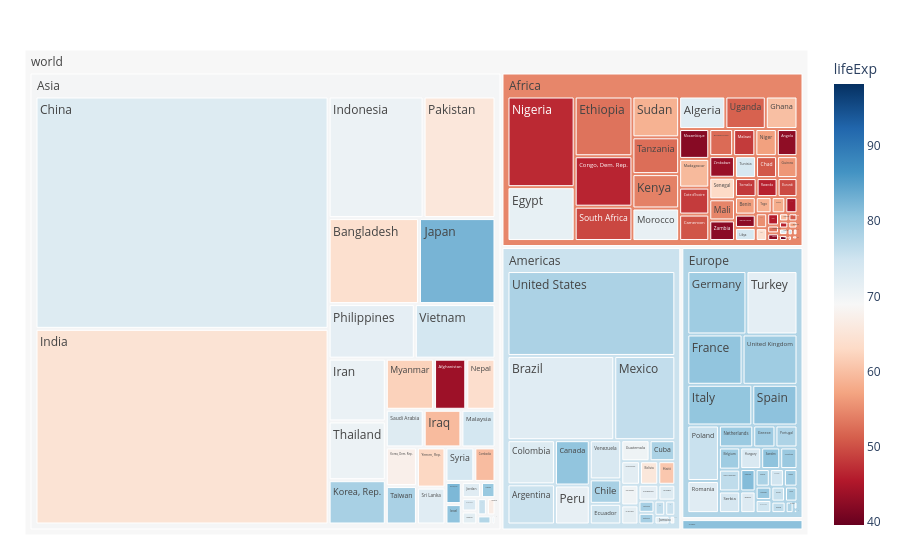

The code cell stored with this chart in its notebook:
### Code cell
import numpy as np
df = px.data.gapminder().query("year == 2007")
fig = px.treemap(df, 
                 path = [px.Constant("world"), 'continent', 'country'], 
                 values = 'pop',
                 color = 'lifeExp', 
                 hover_data = ['iso_alpha'],
                 color_continuous_scale = 'RdBu',
                 color_continuous_midpoint = np.average(df['lifeExp'], weights=df['pop']))
fig.update_layout(margin = dict(t=50, l=25, r=25, b=25))
fig.show()

### Figure 1 — Plotly figure (JSON) as saved in the notebook; plotly's stock layout.template omitted (floating-point values rounded to 4 significant figures; data arrays with more than 128 entries replaced by an {"elided": "..."} marker saying what was removed)
{"data": [{"branchvalues": "total", "customdata": {"elided": "148x2 mixed values"}, "domain": {"x": [0, 1], "y": [0, 1]}, "hovertemplate": "labels=%{label}<br>pop=%{value}<br>parent=%{parent}<br>id=%{id}<br>iso_alpha=%{customdata[0]}<br>lifeExp=%{color}<extra></extra>", "ids": {"elided": "148 str values"}, "labels": {"elided": "148 str values"}, "marker": {"coloraxis": "coloraxis", "colors": {"elided": "148 float values"}}, "name": "", "parents": {"elided": "148 str values"}, "type": "treemap", "values": {"elided": "148 float values"}}], "layout": {"coloraxis": {"autocolorscale": false, "cmid": 68.92, "colorbar": {"title": {"text": "lifeExp"}}, "colorscale": [[0, "rgb(103,0,31)"], [0.1, "rgb(178,24,43)"], [0.2, "rgb(214,96,77)"], [0.3, "rgb(244,165,130)"], [0.4, "rgb(253,219,199)"], [0.5, "rgb(247,247,247)"], [0.6, "rgb(209,229,240)"], [0.7, "rgb(146,197,222)"], [0.8, "rgb(67,147,195)"], [0.9, "rgb(33,102,172)"], [1, "rgb(5,48,97)"]]}, "legend": {"tracegroupgap": 0}, "margin": {"b": 25, "l": 25, "r": 25, "t": 50}}}
